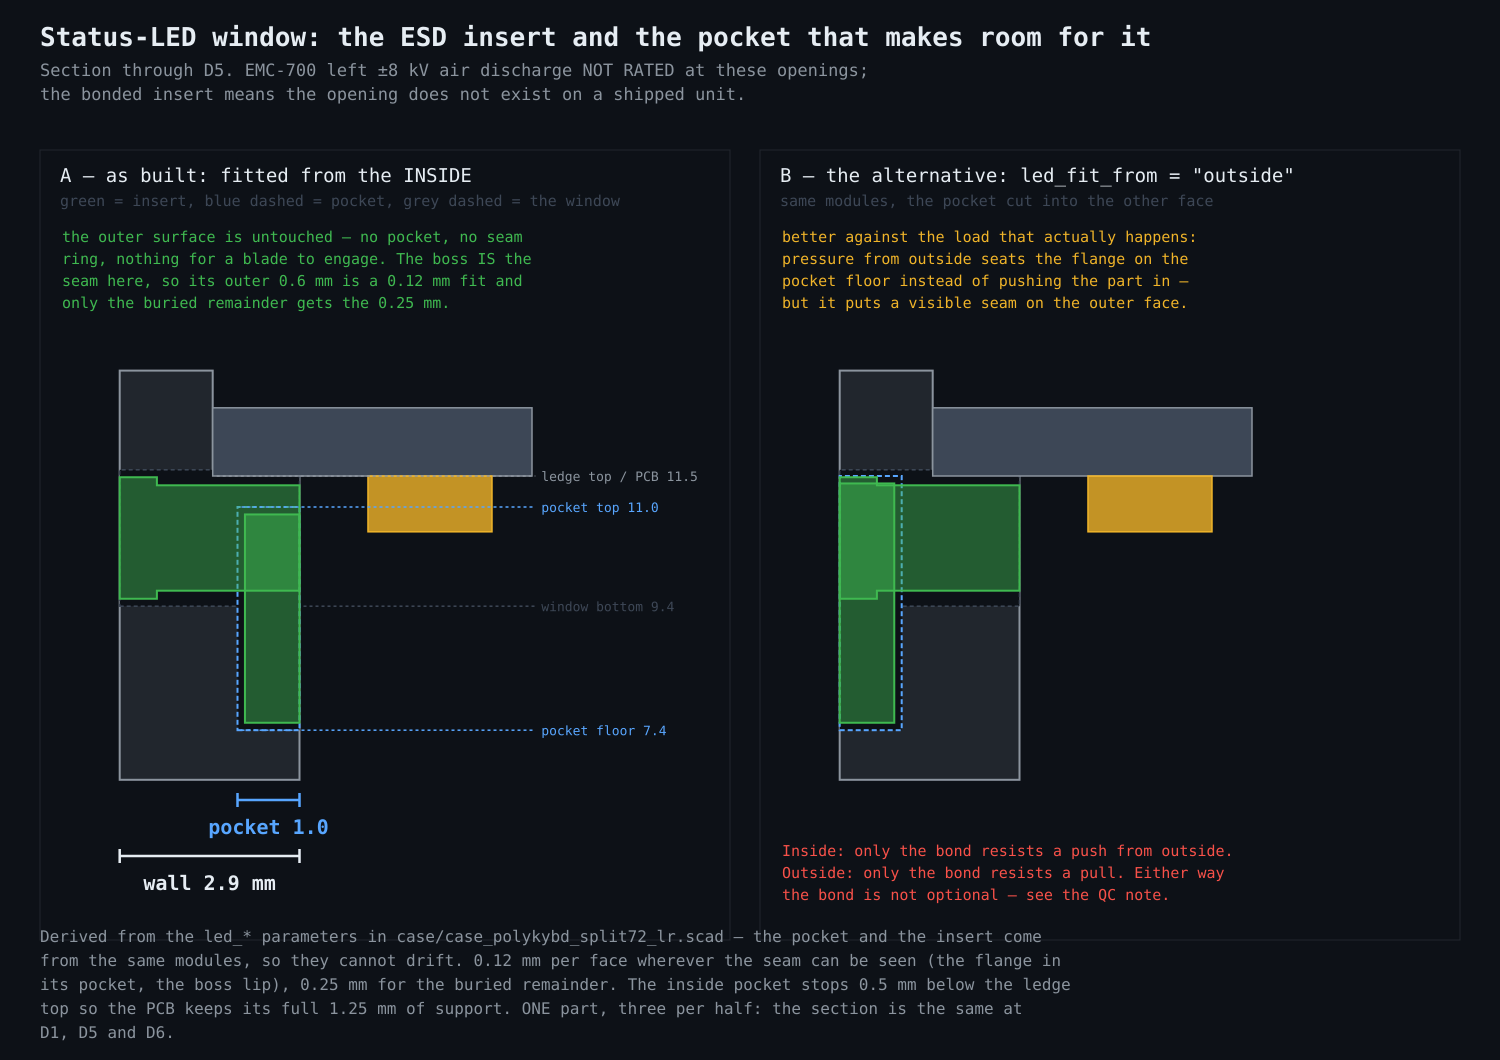

Python code for this plot:
import sys, subprocess
REPO = subprocess.run(['git','rev-parse','--show-toplevel'], cwd='/home/user/PolyKybd',
                      capture_output=True, text=True, check=True).stdout.strip()
sys.path.insert(0, f'{REPO}/.claude/skills/explain-geometry-figure')
from figlib import Fig, C

# ---- geometry, straight from the case parameters ---------------------------
case_wall_thickness, pcb_clearance, pcb_edge_width = 1.5, 0.15, 1.4
case_bottom_thickness, pcb_edge_height = 2, 9.5
led_pocket_depth, led_pocket_overlap, led_pocket_down = 1.0, 3.5, 2.0
led_ledge_keep = 0.5
led_insert_gap, led_window_gap = 0.12, 0.25   # visible seam / buried clearance
led_boss_lip = 0.6                            # close-fitting lip at the outer face

OUT   = -(case_wall_thickness + pcb_clearance)      # outer wall face
IN_LO =  (pcb_edge_width - pcb_clearance)           # inner face of the PCB ledge
IN_HI = -pcb_clearance                              # inner face above the PCB
WALL_LO, WALL_HI = IN_LO - OUT, IN_HI - OUT
PCB_Z = case_bottom_thickness + pcb_edge_height     # PCB underside / ledge top
WZ0, WZ1 = pcb_edge_height - 0.1, pcb_edge_height - 0.1 + 2.20
REMAIN = WALL_LO - led_pocket_depth
LED_X = 4.553 - 1.1985                              # D5, inboard of the outline edge

def pocket(side):
    """(x0, x1, z0, z1) of the cavity the flange sits in."""
    z0 = WZ0 - led_pocket_down
    if side == 'inside':
        return IN_LO - led_pocket_depth, IN_LO, z0, PCB_Z - led_ledge_keep
    return OUT, OUT + led_pocket_depth, z0, PCB_Z

def flange(side):
    px0, px1, pz0, pz1 = pocket(side)
    g = led_insert_gap
    # flush with the open face, clearance at the floor
    x = (px0 + g, px1) if side == 'inside' else (px0, px1 - g)
    return x[0], x[1], pz0 + g, pz1 - g

for side in ('inside', 'outside'):
    print(f'  {side:8s} pocket {pocket(side)}  flange {flange(side)}')
print(f'  boss x {OUT} .. {IN_LO}  z {WZ0 + led_window_gap} .. {WZ1 - led_window_gap}')
print(f'  wall below the PCB {WALL_LO}, above {WALL_HI}, left under the pocket {REMAIN}')

f = Fig(1500, 1060)
f.title('Status-LED window: the ESD insert and the pocket that makes room for it',
        'Section through D5. EMC-700 left ±8 kV air discharge NOT RATED at these openings;',
        'the bonded insert means the opening does not exist on a shipped unit.')

def draw(A, side):
    px0, px1, pz0, pz1 = pocket(side)
    fx0, fx1, fz0, fz1 = flange(side)
    gw = led_window_gap
    # wall body, below and above the PCB underside
    f.poly([A((OUT,6.6)),A((IN_LO,6.6)),A((IN_LO,PCB_Z)),A((IN_HI,PCB_Z)),
            A((IN_HI,13.2)),A((OUT,13.2))], C.BOX, C.DIM, sw=2)
    # the window through it, and the pocket
    f.poly([A((OUT,WZ0)),A((IN_LO,WZ0)),A((IN_LO,WZ1)),A((OUT,WZ1))], C.BG, C.MUT, sw=1.5, dash='4 3')
    f.poly([A((px0,pz0)),A((px1,pz0)),A((px1,pz1)),A((px0,pz1))], C.BG, C.BLU, sw=2, dash='5 3')
    # the insert: boss through the window (tight lip, relieved behind) and
    # flange in the pocket
    g, L = led_insert_gap, OUT + led_boss_lip
    f.poly([A((OUT,WZ0+g)),A((L,WZ0+g)),A((L,WZ0+gw)),A((IN_LO,WZ0+gw)),
            A((IN_LO,WZ1-gw)),A((L,WZ1-gw)),A((L,WZ1-g)),A((OUT,WZ1-g))],
           C.GRN, C.GRN, sw=2, op=.45)
    f.poly([A((fx0,fz0)),A((fx1,fz0)),A((fx1,fz1)),A((fx0,fz1))], C.GRN, C.GRN, sw=2, op=.45)
    # PCB + the LED behind the window
    f.poly([A((IN_HI,PCB_Z)),A((5.0,PCB_Z)),A((5.0,PCB_Z+1.1)),A((IN_HI,PCB_Z+1.1))],
           C.MUT, C.DIM, sw=1.5)
    f.poly([A((LED_X-1.0,PCB_Z-0.9)),A((LED_X+1.0,PCB_Z-0.9)),A((LED_X+1.0,PCB_Z)),
            A((LED_X-1.0,PCB_Z))], C.AMB, C.AMB, sw=1.5, op=.8)

SC = 62
# ---- panel A: as built ----
f.panel(40, 150, 690, 790, 'A — as built: fitted from the INSIDE',
        'green = insert, blue dashed = pocket, grey dashed = the window')
A = Fig.frame(scale=SC, ox=222, oy=1189)
draw(A, 'inside')
f.txt(62, 242, 'the outer surface is untouched — no pocket, no seam', 15, C.GRN)
f.txt(62, 264, 'ring, nothing for a blade to engage. The boss IS the', 15, C.GRN)
f.txt(62, 286, 'seam here, so its outer 0.6 mm is a 0.12 mm fit and', 15, C.GRN)
f.txt(62, 308, 'only the buried remainder gets the 0.25 mm.', 15, C.GRN)
f.dim_h(A((OUT,0))[0], A((IN_LO,0))[0], 856, C.FG, f'wall {WALL_LO:.1f} mm')
px0, px1, _, pz1 = pocket('inside')
f.dim_h(A((px0,0))[0], A((px1,0))[0], 800, C.BLU, f'pocket {led_pocket_depth:.1f}')
XL = A((5.15, 0))[0]
for lbl, z, col, x_at in [('ledge top / PCB  11.5', PCB_Z, C.DIM, IN_HI),
                          ('pocket top  11.0', pz1, C.BLU, px0),
                          ('window bottom  9.4', WZ0, C.MUT, IN_LO),
                          ('pocket floor  7.4', WZ0 - led_pocket_down, C.BLU, px0)]:
    y = A((0, z))[1]
    f.leader((A((x_at, z))[0] + 4, y), (XL - 6, y), col)
    f.txt(XL, y + 5, lbl, 13, col)

# ---- panel B: the alternative the code still carries ----
f.panel(760, 150, 700, 790, 'B — the alternative: led_fit_from = "outside"',
        'same modules, the pocket cut into the other face')
B = Fig.frame(scale=SC, ox=942, oy=1189)
draw(B, 'outside')
f.txt(782, 242, 'better against the load that actually happens:', 15, C.AMB)
f.txt(782, 264, 'pressure from outside seats the flange on the', 15, C.AMB)
f.txt(782, 286, 'pocket floor instead of pushing the part in —', 15, C.AMB)
f.txt(782, 308, 'but it puts a visible seam on the outer face.', 15, C.AMB)
f.txt(782, 856, 'Inside: only the bond resists a push from outside.', 15, C.RED)
f.txt(782, 878, 'Outside: only the bond resists a pull. Either way', 15, C.RED)
f.txt(782, 900, 'the bond is not optional — see the QC note.', 15, C.RED)

f.footer('Derived from the led_* parameters in case/case_polykybd_split72_lr.scad — the pocket and the insert come',
         'from the same modules, so they cannot drift. 0.12 mm per face wherever the seam can be seen (the flange in',
         'its pocket, the boss lip), 0.25 mm for the buried remainder. The inside pocket stops 0.5 mm below the ledge',
         'top so the PCB keeps its full 1.25 mm of support. ONE part, three per half: the section is the same at',
         'D1, D5 and D6.')
f.save(f'{REPO}/RoHS/led-insert-section.svg')
f.png()
print('figure written')
